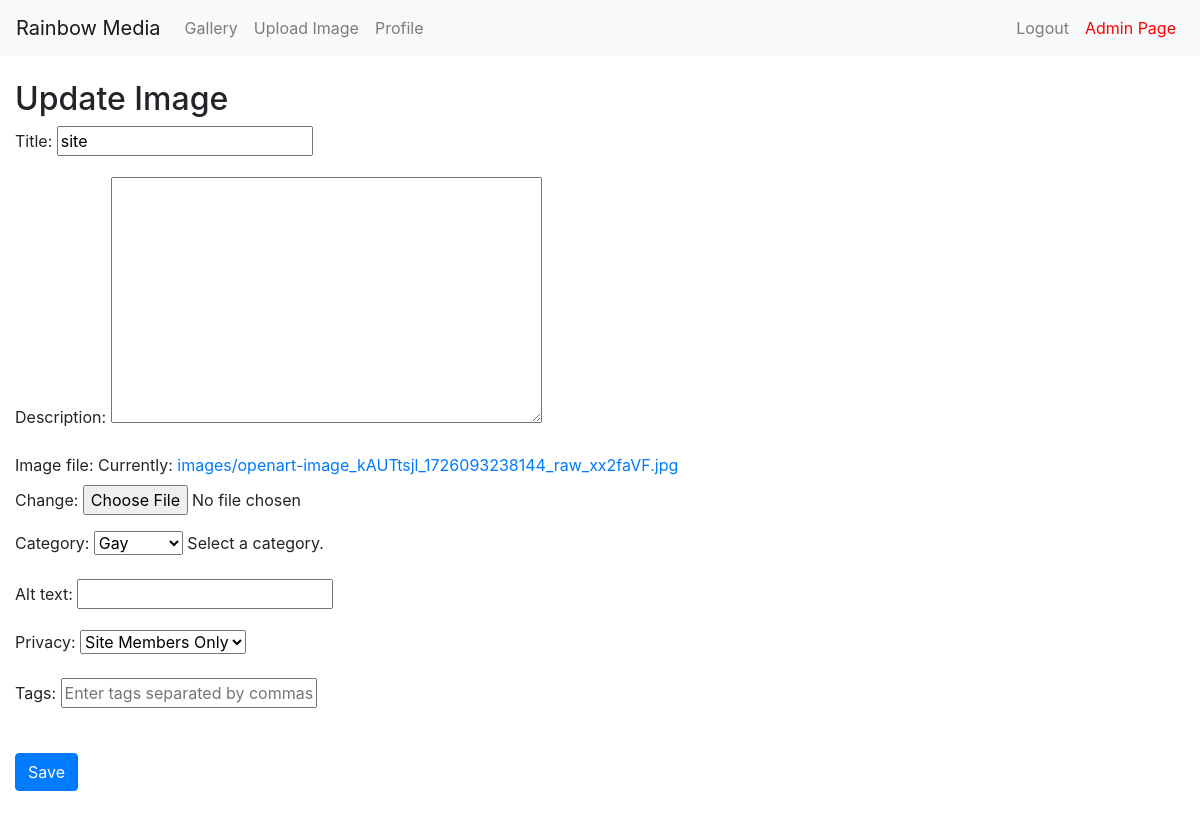
/image/42/update/ (signed in), run on an earlier commit of the app's database.
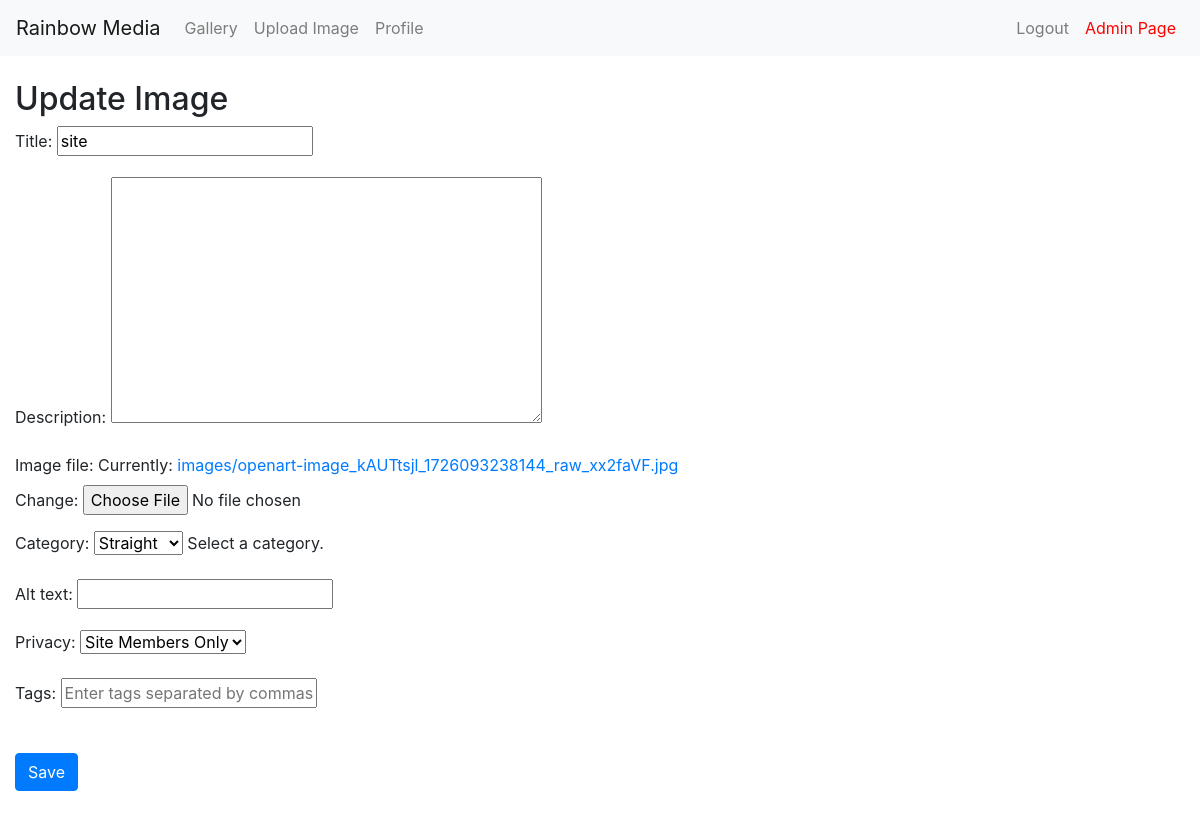
And on a later commit of the database.
### gallery/models.py (models this page shows, shortened)
class Image(models.Model):
    user = models.ForeignKey(User, on_delete=models.CASCADE, related_name='images')
    title = models.CharField(max_length=255)
    description = models.TextField(blank=True, null=True)
    image_file = models.ImageField(upload_to='images/')
    uploaded_at = models.DateTimeField(default=now)
    views = models.PositiveIntegerField(default=0)
    is_public = models.BooleanField(default=True)
    category = models.ForeignKey(Category, related_name='images', on_delete=models.CASCADE, blank=True, null=True)
    tags = models.ManyToManyField(Tag, related_name='images', blank=True)
    popularity_score = models.FloatField(default=0.0)
    objects = CustomImageManager()
    privacy = models.CharField(max_length=20, choices=[('public', 'Public'), ('users', 'Site Members Only'), ('followers', 'Followers Only'), ('private', 'Private')], default='public')
    moderation_status = models.CharField(max_length=10, choices=ModerationStatus.choices, default=ModerationStatus.PENDING)
    moderation_updated_at = models.DateTimeField(null=True, blank=True)
    moderated_by = models.ForeignKey(User, on_delete=models.SET_NULL, null=True, blank=True, related_name="moderated_images", limit_choices_to={'is_staff': True})
    alt_text = models.CharField(max_length=255, blank=True, null=True)

### gallery/views.py (the view)
# urls.py: path('image/<int:image_id>/update/', views.update_image, name='update_image'),
@login_required
def update_image(request, image_id):
    image = get_object_or_404(Image, id=image_id)
    if request.user == image.user or request.user.is_staff:
        if request.method == 'POST':
            form = ImageUpdateForm(request.POST, request.FILES, instance=image)
            if form.is_valid():
                form.save(commit=True)
                return redirect('image_detail', image_id=image.id)
        else:
            form = ImageUpdateForm(instance=image)
        return render(request, 'update_image.html', {'form': form, 'image': image})
    else:
        return redirect('gallery')  # Redirect to a different page if the user is not authorized

### gallery/forms.py (shortened to what this page needs)
class ImageUpdateForm(forms.ModelForm):
    tags = forms.CharField(
        required=False,
        widget=forms.TextInput(attrs={'placeholder': 'Enter tags separated by commas.'}),
    )
    tags_to_remove = forms.CharField(
        required=False,
        widget=forms.HiddenInput(),
    )
    category = forms.ModelChoiceField(
        queryset=Category.objects.all(),
        widget=forms.Select,
        required=False,
        help_text="Select a category."
    )
    class Meta:
        model = Image
        fields = ['title', 'description', 'image_file', 'category', 'alt_text', 'privacy']

### gallery/models.py (called while the page is built)
    def __str__(self):
        return self.name

### gallery/templates/gallery/update_image.html (shortened to what this page needs)
{% extends "base.html" %}
{% block content %}
<h2>Update Image</h2>
<form method="post" enctype="multipart/form-data">
    {{ form.as_p }}
    <button type="submit" class="btn btn-primary my-4">Save</button>
</form>
{% endblock %}

### gallery/templates/components/base.html (shortened to what this page needs)
<!DOCTYPE html>
<html lang="en">
<head>
    <link href="https://stackpath.bootstrapcdn.com/bootstrap/4.5.2/css/bootstrap.min.css" rel="stylesheet">
    <link href="https://cdnjs.cloudflare.com/ajax/libs/font-awesome/5.15.3/css/all.min.css" rel="stylesheet">
</head>
<body>
    <nav class="navbar navbar-expand-lg navbar-light bg-light">
        <a class="navbar-brand" href="#">Rainbow Media</a>
        <div class="collapse navbar-collapse" id="navbarNav">
            <ul class="navbar-nav">
                <li class="nav-item">
                    <a class="nav-link" href="{% url 'gallery' %}">Gallery</a>
                </li>
                {% if user.is_authenticated %}
                    <li class="nav-item">
                        <a class="nav-link" href="{% url 'upload_image' %}">Upload Image</a>
                    </li>
                    <li class="nav-item">
                        <a class="nav-link" href="{% url 'profile' %}">Profile</a>
                    </li>
                {% endif %}
            </ul>
            <ul class="navbar-nav ml-auto">
                {% if user.is_authenticated %}
                    <li class="nav-item">
                        <a class="nav-link" href="#" onclick="document.getElementById('logout-form').submit();">Logout</a>
                    </li>
                {% endif %}
                {% if user.is_authenticated and user.is_staff %}
                <li class="nav-item">
                    <a class="nav-link" href="{% url 'admin_page' %}" style="color: red;">Admin Page</a>
                </li>
                {% endif %}
            </ul>
        </div>
    </nav>
    <div class="container mt-4">
        {% block content %}{% endblock %}
    </div>
</body>
</html>

### gallery/templates/components/base.html (style rules this page uses)
.container { max-width: 1600px; }

What changed in the data, as far as the page shows it:
changed Image "site": category "Gay" → "Straight"
